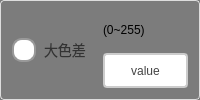
      <widget class="QGroupBox" name="groupBox_12">
       <property name="styleSheet">
        <string notr="true">QGroupBox {
    border: 1px solid #DDD;
    border-radius: 4px;
    font: bold 14px;
    color: #666;
    background-color: rgb(124, 124, 124);
}

QGroupBox::title {
    subcontrol-origin: margin;
    subcontrol-position: top left;
    left: 10px;
    padding: 0 5px;
}</string>
       </property>
       <property name="title">
        <string/>
       </property>
       <layout class="QHBoxLayout" name="horizontalLayout_18">
        <item>
         <widget class="QRadioButton" name="rbtn_largeColorDifferenceEnable">
          <property name="sizePolicy">
           <sizepolicy hsizetype="Minimum" vsizetype="Minimum">
            <horstretch>0</horstretch>
            <verstretch>0</verstretch>
           </sizepolicy>
          </property>
          <property name="styleSheet">
           <string notr="true">QRadioButton {
    spacing: 8px;
    font-size: 14px;
    color: #333;  /* 保持原始文字颜色 */
}

/* 未选中状态 */
QRadioButton::indicator {
    width: 20px;
    height: 20px;
    border-radius: 10px;
    border: 2px solid #999;
    background: #ffffff;
}

/* 悬停效果 */
QRadioButton::indicator:hover {
    border: 2px solid #666;
}

/* 选中状态 */
QRadioButton::indicator:checked {
    border: 2px solid #FF6B00;  /* 橙色边框 */
}

/* 选中时的内圆 */
QRadioButton::indicator:checked {
    background-color: qradialgradient(
        cx:0.5, cy:0.5,
        radius:0.4,
        fx:0.5, fy:0.5,
        stop:0 #FF6B00,  /* 主橙色 */
        stop:1 transparent
    );
}

/* 禁用状态 */
QRadioButton:::disabled {
    border: 2px solid #ccc;
    background: #eee;
}

/* 点击动画效果 */
QRadioButton::indicator:pressed {
    border: 2px solid #CC5500;  /* 深橙色边框 */
    background-color: qradialgradient(
        cx:0.5, cy:0.5,
        radius:0.5,
        fx:0.5, fy:0.5,
        stop:0 #FFD8B3,  /* 浅橙色渐变 */
        stop:1 transparent
    );
}</string>
          </property>
          <property name="text">
           <string>大色差</string>
          </property>
         </widget>
        </item>
        <item>
         <layout class="QVBoxLayout" name="verticalLayout_17">
          <item>
           <widget class="QLabel" name="label_31">
            <property name="text">
             <string>(0~255)</string>
            </property>
           </widget>
          </item>
          <item>
           <widget class="QPushButton" name="pbtn_largeColorDifferenceDeviation">
            <property name="sizePolicy">
             <sizepolicy hsizetype="Minimum" vsizetype="Minimum">
              <horstretch>0</horstretch>
              <verstretch>0</verstretch>
             </sizepolicy>
            </property>
            <property name="styleSheet">
             <string notr="true">QPushButton {
    padding: 6px 14px;
    border: 2px solid #CCC;
    border-radius: 4px;
    background-color: white;
    color: #444;
}

QPushButton:hover {
    border-color: #999;
    background-color: #F5F5F5;
}

QPushButton:pressed {
    border-color: #777;
    background-color: #EEE;
}</string>
            </property>
            <property name="text">
             <string>value</string>
            </property>
           </widget>
          </item>
         </layout>
        </item>
       </layout>
      </widget>
